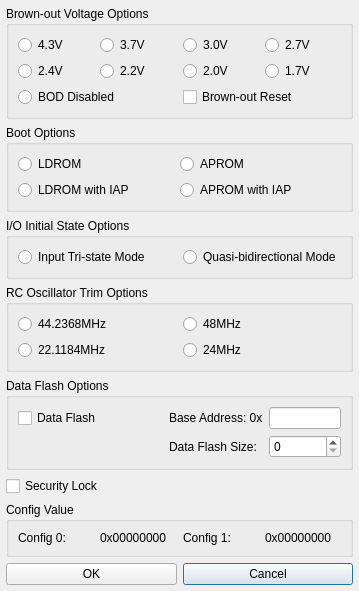
<?xml version="1.0" encoding="UTF-8"?>
<ui version="4.0">
 <class>Dialog</class>
 <widget class="QDialog" name="Dialog">
  <property name="geometry">
   <rect>
    <x>0</x>
    <y>0</y>
    <width>359</width>
    <height>409</height>
   </rect>
  </property>
  <layout class="QGridLayout" name="outer_layout">
   <property name="leftMargin">
    <number>6</number>
   </property>
   <property name="topMargin">
    <number>6</number>
   </property>
   <property name="rightMargin">
    <number>6</number>
   </property>
   <property name="bottomMargin">
    <number>6</number>
   </property>
   <property name="spacing">
    <number>6</number>
   </property>
   <item row="0" column="2" colspan="2">
    <widget class="QGroupBox" name="IDC_GROUP_BROWN_OUT_VOLTAGE">
     <property name="title">
      <string>Brown-out Voltage Options</string>
     </property>
     <layout class="QGridLayout" name="layout_IDC_GROUP_BROWN_OUT_VOLTAGE" columnstretch="1,1,1,1,0">
      <item row="2" column="0" colspan="3">
       <widget class="QRadioButton" name="IDC_RADIO_BOV_DISABLE">
        <property name="text">
         <string>BOD Disabled</string>
        </property>
       </widget>
      </item>
      <item row="0" column="0">
       <widget class="QRadioButton" name="IDC_RADIO_BOV_0">
        <property name="text">
         <string>4.3V</string>
        </property>
       </widget>
      </item>
      <item row="0" column="1">
       <widget class="QRadioButton" name="IDC_RADIO_BOV_1">
        <property name="text">
         <string>3.7V</string>
        </property>
       </widget>
      </item>
      <item row="0" column="2">
       <widget class="QRadioButton" name="IDC_RADIO_BOV_2">
        <property name="text">
         <string>3.0V</string>
        </property>
       </widget>
      </item>
      <item row="0" column="3" colspan="2">
       <widget class="QRadioButton" name="IDC_RADIO_BOV_3">
        <property name="text">
         <string>2.7V</string>
        </property>
       </widget>
      </item>
      <item row="1" column="0">
       <widget class="QRadioButton" name="IDC_RADIO_BOV_4">
        <property name="text">
         <string>2.4V</string>
        </property>
       </widget>
      </item>
      <item row="1" column="1">
       <widget class="QRadioButton" name="IDC_RADIO_BOV_5">
        <property name="text">
         <string>2.2V</string>
        </property>
       </widget>
      </item>
      <item row="1" column="2">
       <widget class="QRadioButton" name="IDC_RADIO_BOV_6">
        <property name="text">
         <string>2.0V</string>
        </property>
       </widget>
      </item>
      <item row="1" column="3" colspan="2">
       <widget class="QRadioButton" name="IDC_RADIO_BOV_7">
        <property name="text">
         <string>1.7V</string>
        </property>
       </widget>
      </item>
      <item row="2" column="2" colspan="3">
       <widget class="QCheckBox" name="IDC_CHECK_BROWN_OUT_RESET">
        <property name="text">
         <string>Brown-out Reset</string>
        </property>
       </widget>
      </item>
     </layout>
    </widget>
   </item>
   <item row="1" column="2" colspan="2">
    <widget class="QGroupBox" name="IDC_GROUP_BOOT_SELECT">
     <property name="title">
      <string>Boot Options</string>
     </property>
     <layout class="QGridLayout" name="layout_IDC_GROUP_BOOT_SELECT" columnstretch="1,1,0">
      <item row="0" column="0">
       <widget class="QRadioButton" name="IDC_RADIO_BS_LDROM">
        <property name="text">
         <string>LDROM</string>
        </property>
       </widget>
      </item>
      <item row="0" column="1" colspan="2">
       <widget class="QRadioButton" name="IDC_RADIO_BS_APROM">
        <property name="text">
         <string>APROM</string>
        </property>
       </widget>
      </item>
      <item row="1" column="0" colspan="2">
       <widget class="QRadioButton" name="IDC_RADIO_BS_LDROM_APROM">
        <property name="text">
         <string>LDROM with IAP</string>
        </property>
       </widget>
      </item>
      <item row="1" column="1">
       <widget class="QRadioButton" name="IDC_RADIO_BS_APROM_LDROM">
        <property name="text">
         <string>APROM with IAP</string>
        </property>
       </widget>
      </item>
     </layout>
    </widget>
   </item>
   <item row="2" column="2" colspan="2">
    <widget class="QGroupBox" name="IDC_GROUP_IO_STATE">
     <property name="title">
      <string>I/O Initial State Options</string>
     </property>
     <layout class="QHBoxLayout" name="layout_IDC_GROUP_IO_STATE">
      <item>
       <widget class="QRadioButton" name="IDC_RADIO_IO_TRI">
        <property name="text">
         <string>Input Tri-state Mode</string>
        </property>
       </widget>
      </item>
      <item>
       <widget class="QRadioButton" name="IDC_RADIO_IO_BI">
        <property name="text">
         <string>Quasi-bidirectional Mode</string>
        </property>
       </widget>
      </item>
     </layout>
    </widget>
   </item>
   <item row="6" column="2" colspan="2">
    <widget class="QGroupBox" name="IDC_GROUP_CONFIG_VALUE">
     <property name="title">
      <string>Config Value</string>
     </property>
     <layout class="QHBoxLayout" name="layout_IDC_GROUP_CONFIG_VALUE">
      <item>
       <widget class="QLabel" name="IDC_STATIC_CONFIG_0">
        <property name="text">
         <string>Config 0:</string>
        </property>
       </widget>
      </item>
      <item>
       <widget class="QLabel" name="IDC_STATIC_CONFIG_VALUE_0">
        <property name="text">
         <string>0x00000000</string>
        </property>
       </widget>
      </item>
      <item>
       <widget class="QLabel" name="IDC_STATIC_CONFIG_1">
        <property name="text">
         <string>Config 1:</string>
        </property>
       </widget>
      </item>
      <item>
       <widget class="QLabel" name="IDC_STATIC_CONFIG_VALUE_1">
        <property name="text">
         <string>0x00000000</string>
        </property>
       </widget>
      </item>
     </layout>
    </widget>
   </item>
   <item row="7" column="3">
    <widget class="QPushButton" name="IDCANCEL">
     <property name="text">
      <string>Cancel</string>
     </property>
    </widget>
   </item>
   <item row="3" column="2" colspan="2">
    <widget class="QGroupBox" name="IDC_GROUP_RC_TRIM4">
     <property name="title">
      <string>RC Oscillator Trim Options</string>
     </property>
     <layout class="QGridLayout" name="layout_IDC_GROUP_RC_TRIM4">
      <item row="0" column="0">
       <widget class="QRadioButton" name="IDC_RADIO_RC_44M">
        <property name="text">
         <string>44.2368MHz</string>
        </property>
       </widget>
      </item>
      <item row="0" column="1">
       <widget class="QRadioButton" name="IDC_RADIO_RC_48M">
        <property name="text">
         <string>48MHz</string>
        </property>
       </widget>
      </item>
      <item row="1" column="0">
       <widget class="QRadioButton" name="IDC_RADIO_RC_22M">
        <property name="text">
         <string>22.1184MHz</string>
        </property>
       </widget>
      </item>
      <item row="1" column="1">
       <widget class="QRadioButton" name="IDC_RADIO_RC_24M">
        <property name="text">
         <string>24MHz</string>
        </property>
       </widget>
      </item>
     </layout>
    </widget>
   </item>
   <item row="4" column="2" colspan="2">
    <widget class="QGroupBox" name="IDC_GROUP_DATA_FLASH">
     <property name="title">
      <string>Data Flash Options</string>
     </property>
     <layout class="QGridLayout" name="gridLayout" columnstretch="2,1,1">
      <item row="0" column="0">
       <widget class="QCheckBox" name="IDC_CHECK_DATA_FLASH_ENABLE">
        <property name="text">
         <string>Data Flash</string>
        </property>
       </widget>
      </item>
      <item row="0" column="1">
       <widget class="QLabel" name="IDC_STATIC_FLASH_BASE_ADDRESS">
        <property name="text">
         <string>Base Address: 0x</string>
        </property>
       </widget>
      </item>
      <item row="0" column="2">
       <widget class="QLineEdit" name="IDC_EDIT_FLASH_BASE_ADDRESS"/>
      </item>
      <item row="1" column="1">
       <widget class="QLabel" name="IDC_STATIC_DATA_FLASH_SIZE">
        <property name="text">
         <string>Data Flash Size:</string>
        </property>
       </widget>
      </item>
      <item row="1" column="2">
       <widget class="QSpinBox" name="IDC_SPIN_DATA_FLASH_SIZE"/>
      </item>
     </layout>
    </widget>
   </item>
   <item row="5" column="2">
    <widget class="QCheckBox" name="IDC_CHECK_SECURITY_LOCK">
     <property name="text">
      <string>Security Lock</string>
     </property>
    </widget>
   </item>
   <item row="7" column="2">
    <widget class="QPushButton" name="IDOK">
     <property name="text">
      <string>OK</string>
     </property>
    </widget>
   </item>
  </layout>
 </widget>
 <resources/>
 <connections/>
</ui>
